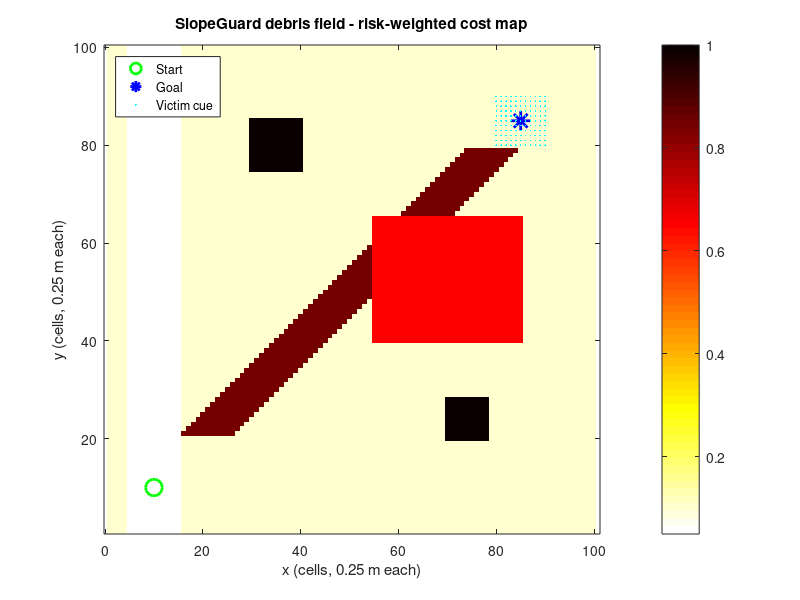

Reproduce this figure in MATLAB.
%% build_environment.m
% SlopeGuard CW2 - debris field cost map
% Author: Tomiwa Adeyemi

clear; clc; close all;

%% Project root (absolute path - bulletproof against folder confusion)
projectRoot = 'C:\Users\tomiw\OneDrive - University of Hertfordshire\MATLAB\CW2 Slopeguard';

%% Map parameters
mapWidth   = 25;
mapHeight  = 25;
resolution = 4;
nRows = mapHeight * resolution;
nCols = mapWidth  * resolution;

%% Initialise base traversability cost
costMap = 0.1 * ones(nRows, nCols);

%% Terrain features
for i = 1:nRows
    for j = 1:nCols
        if abs(i - j) < 6 && i > 20 && i < 80
            costMap(i, j) = 0.85;
        end
    end
end
costMap(40:65, 55:85) = 0.65;
costMap(20:28, 70:78) = 1.0;
costMap(75:85, 30:40) = 1.0;
costMap(:, 5:15) = 0.05;

victimMap = zeros(nRows, nCols);
victimMap(80:90, 80:90) = 1.0;

startPos = [10, 10];
goalPos  = [85, 85];

%% Visualise
figure('Name','SlopeGuard cost map','Color','w');
imagesc(costMap); 
colormap(flipud(hot)); 
colorbar;
axis equal tight; 
set(gca,'YDir','normal');
hold on;
plot(startPos(2), startPos(1), 'go', 'MarkerSize', 12, 'LineWidth', 2);
plot(goalPos(2),  goalPos(1),  'b*', 'MarkerSize', 14, 'LineWidth', 2);
[vr, vc] = find(victimMap > 0);
plot(vc, vr, 'c.', 'MarkerSize', 4);
legend('Start','Goal','Victim cue','Location','northwest');
title('SlopeGuard debris field - risk-weighted cost map');
xlabel('x (cells, 0.25 m each)'); 
ylabel('y (cells, 0.25 m each)');

%% Save environment - with error checking
resultsDir = fullfile(projectRoot,'results');
if ~exist(resultsDir,'dir')
    mkdir(resultsDir);
end
savePath = fullfile(resultsDir,'environment.mat');

try
    save(savePath, 'costMap','victimMap','startPos','goalPos','resolution');
    fprintf('Environment built: %d x %d cells (%.1f x %.1f m)\n', nRows, nCols, mapWidth, mapHeight);
    fprintf('Saved to: %s\n', savePath);
catch ME
    fprintf(2,'SAVE FAILED: %s\n', ME.message);
end
